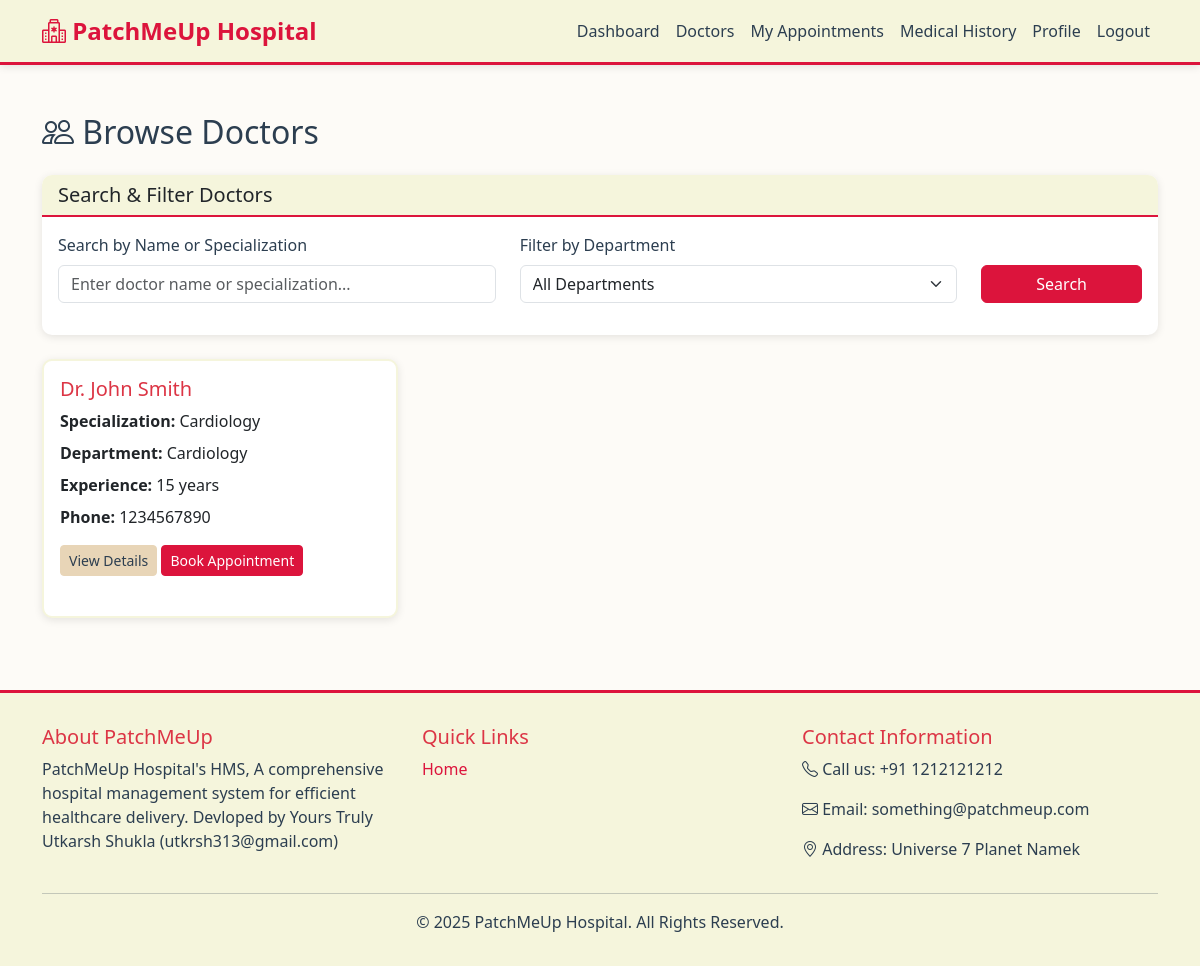
Screenshot of /patient/doctors (signed in) with the database file from the repository.
### app/models/doctor.py (models this page shows, shortened)
class Doctor(db.Model):
    __tablename__ = 'doctors'
    id = db.Column(db.Integer, primary_key=True)
    user_id = db.Column(db.Integer, db.ForeignKey('users.id'), nullable=False)
    name = db.Column(db.String(100), nullable=False)
    specialization = db.Column(db.String(100), nullable=False)
    department_id = db.Column(db.Integer, db.ForeignKey('departments.id'))
    phone = db.Column(db.String(20))
    years_of_experience = db.Column(db.Integer, default=0)
    appointments = db.relationship('Appointment', backref='doctor', lazy='dynamic', cascade='all, delete-orphan')
    availability = db.relationship('Availability', backref='doctor', lazy='dynamic', cascade='all, delete-orphan')

### app/models/department.py (models this page shows, shortened)
class Department(db.Model):
    __tablename__ = 'departments'
    id = db.Column(db.Integer, primary_key=True)
    name = db.Column(db.String(100), unique=True, nullable=False)
    description = db.Column(db.Text)
    doctors = db.relationship('Doctor', backref='department', lazy='dynamic')

### app/routes/patient_dashboard.py (the view)
@patient_dashboard_bp.route('/doctors')
@login_required
@patient_required
def list_doctors():
    department_id = request.args.get('department', type=int)
    search_query = request.args.get('search', '').strip()
    base_query = Doctor.query.join(User, Doctor.user_id == User.id).filter(User.is_active == True)
    if department_id:
        base_query = base_query.filter(Doctor.department_id == department_id)
    if search_query:
        base_query = base_query.filter(
            (Doctor.name.ilike(f'%{search_query}%')) |
            (Doctor.specialization.ilike(f'%{search_query}%'))
        )
    doctors = base_query.all()
    departments = Department.query.all()
    return render_template('patient/doctors.html',
                         doctors=doctors, departments=departments,
                         selected_department=department_id, search_query=search_query)

### app/templates/patient/doctors.html (shortened to what this page needs)
{% extends "base.html" %}
{% block content %}
<div class="container my-5">
    <h2 class="mb-4"><i class="bi bi-people"></i> Browse Doctors</h2>
    <div class="card mb-4">
        <div class="card-header">
            <h5 class="mb-0">Search & Filter Doctors</h5>
        </div>
        <div class="card-body">
            <form method="GET">
                <div class="row">
                    <div class="col-md-5 mb-3">
                        <label for="search" class="form-label">Search by Name or Specialization</label>
                        <input type="text" name="search" id="search" class="form-control"
                               placeholder="Enter doctor name or specialization..."
                               value="{{ search_query or '' }}">
                    </div>
                    <div class="col-md-5 mb-3">
                        <label for="department" class="form-label">Filter by Department</label>
                        <select name="department" id="department" class="form-select">
                            <option value="">All Departments</option>
                        </select>
                    </div>
                    <div class="col-md-2 mb-3">
                        <label class="form-label">&nbsp;</label>
                        <button type="submit" class="btn btn-primary w-100 d-block">Search</button>
                    </div>
                </div>
            </form>
        </div>
    </div>
    <div class="row">
        {% for doctor in doctors %}
        <div class="col-md-6 col-lg-4 mb-4">
            <div class="card feature-card h-100">
                <div class="card-body">
                    <h5 class="text-danger">{{ doctor.name }}</h5>
                    <p class="mb-2"><strong>Specialization:</strong> {{ doctor.specialization }}</p>
                    <p class="mb-2"><strong>Department:</strong> {{ doctor.department.name if doctor.department else 'N/A' }}</p>
                    <p class="mb-2"><strong>Experience:</strong> {{ doctor.years_of_experience }} years</p>
                    <p class="mb-2"><strong>Phone:</strong> {{ doctor.phone or 'N/A' }}</p>
                    <div class="mt-3">
                        <a href="{{ url_for('patient_appointments.doctor_detail', id=doctor.id) }}" class="btn btn-secondary btn-sm">View Details</a>
                        <a href="{{ url_for('patient_appointments.book_appointment', doctor_id=doctor.id) }}" class="btn btn-primary btn-sm">Book Appointment</a>
                    </div>
                </div>
            </div>
        </div>
        {% endfor %}
    </div>
</div>
{% endblock %}

### app/static/css/custom.css (style rules this page uses)
:root { --primary-red: #DC143C; --dark-red: #8B0000; --beige: #F5F5DC; --beige-dark: #E8D5B7; --beige-light: #FDFBF7; --text-dark: #2c3e50; --text-light: #6c757d; --shadow: 0 2px 8px rgba(0, 0, 0, 0.1); }
body { font-family: 'Segoe UI', Tahoma, Geneva, Verdana, sans-serif; background-color: var(--beige-light); color: var(--text-dark); }
.btn-primary { background-color: var(--primary-red); border-color: var(--primary-red); color: white; }
.btn-secondary { background-color: var(--beige-dark); border-color: var(--beige-dark); color: var(--text-dark); }
.card { border: none; box-shadow: var(--shadow); border-radius: 10px; margin-bottom: 1.5rem; background-color: white; }
.card-header { background-color: var(--beige); border-bottom: 2px solid var(--primary-red); font-weight: 600; border-radius: 10px 10px 0 0 !important; }
.form-label { font-weight: 500; color: var(--text-dark); }
.feature-card { transition: transform 0.3s; border: 2px solid var(--beige); }

### rows the page displays
Doctor: name "Dr. John Smith", specialization "Cardiology", department "Cardiology", years_of_experience "15", phone "1234567890"
